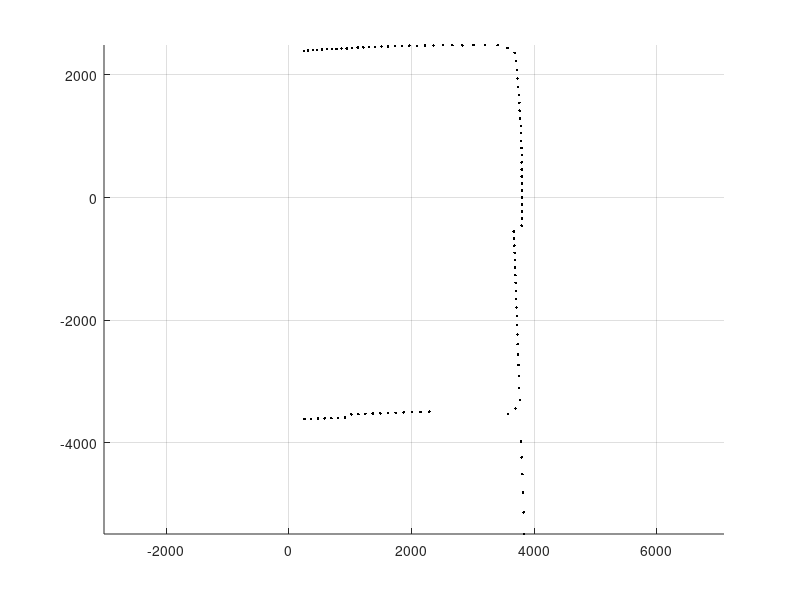

MATLAB code for this plot: (Note: this script raises an error after producing the figure.)
figure(1);zoom on;grid on; hold on; axis equal
plot3(256,-3611,200,'.k')
plot3(365,-3607,200,'.k')
plot3(474,-3603,200,'.k')
plot3(584,-3599,200,'.k')
plot3(694,-3595,200,'.k')
plot3(806,-3592,200,'.k')
plot3(919,-3588,200,'.k')
plot3(1019,-3534,200,'.k')
plot3(1134,-3530,200,'.k')
plot3(1250,-3526,200,'.k')
plot3(1369,-3522,200,'.k')
plot3(1491,-3518,200,'.k')
plot3(1615,-3513,200,'.k')
plot3(1742,-3509,200,'.k')
plot3(1873,-3504,200,'.k')
plot3(2008,-3500,200,'.k')
plot3(2147,-3495,200,'.k')
plot3(2290,-3490,200,'.k')
plot3(3840,-5485,200,'.k')
plot3(3828,-5132,200,'.k')
plot3(3816,-4809,200,'.k')
plot3(3806,-4511,200,'.k')
plot3(3796,-4235,200,'.k')
plot3(3787,-3978,200,'.k')
plot3(3572,-3533,200,'.k')
plot3(3694,-3441,200,'.k')
plot3(3764,-3301,200,'.k')
plot3(3757,-3101,200,'.k')
plot3(3750,-2911,200,'.k')
plot3(3744,-2730,200,'.k')
plot3(3738,-2557,200,'.k')
plot3(3732,-2392,200,'.k')
plot3(3727,-2234,200,'.k')
plot3(3721,-2082,200,'.k')
plot3(3716,-1935,200,'.k')
plot3(3711,-1793,200,'.k')
plot3(3706,-1655,200,'.k')
plot3(3702,-1522,200,'.k')
plot3(3697,-1392,200,'.k')
plot3(3693,-1265,200,'.k')
plot3(3689,-1141,200,'.k')
plot3(3684,-1020,200,'.k')
plot3(3680,-901,200,'.k')
plot3(3676,-784,200,'.k')
plot3(3672,-668,200,'.k')
plot3(3668,-554,200,'.k')
plot3(3796,-458,200,'.k')
plot3(3801,-343,200,'.k')
plot3(3802,-228,200,'.k')
plot3(3802,-114,200,'.k')
plot3(3803,0,200,'.k')
plot3(3803,114,200,'.k')
plot3(3803,228,200,'.k')
plot3(3799,343,200,'.k')
plot3(3798,458,200,'.k')
plot3(3798,574,200,'.k')
plot3(3798,691,200,'.k')
plot3(3794,809,200,'.k')
plot3(3784,926,200,'.k')
plot3(3785,1048,200,'.k')
plot3(3781,1170,200,'.k')
plot3(3771,1292,200,'.k')
plot3(3763,1417,200,'.k')
plot3(3759,1545,200,'.k')
plot3(3749,1674,200,'.k')
plot3(3739,1806,200,'.k')
plot3(3729,1941,200,'.k')
plot3(3719,2080,200,'.k')
plot3(3708,2223,200,'.k')
plot3(3683,2361,200,'.k')
plot3(3564,2438,200,'.k')
plot3(3406,2483,200,'.k')
plot3(3204,2487,200,'.k')
plot3(3012,2486,200,'.k')
plot3(2830,2482,200,'.k')
plot3(2666,2484,200,'.k')
plot3(2510,2483,200,'.k')
plot3(2358,2477,200,'.k')
plot3(2219,2476,200,'.k')
plot3(2087,2474,200,'.k')
plot3(1964,2476,200,'.k')
plot3(1843,2471,200,'.k')
plot3(1727,2467,200,'.k')
plot3(1617,2463,200,'.k')
plot3(1511,2460,200,'.k')
plot3(1409,2456,200,'.k')
plot3(1311,2453,200,'.k')
plot3(1216,2449,200,'.k')
plot3(1124,2446,200,'.k')
plot3(1033,2437,200,'.k')
plot3(945,2431,200,'.k')
plot3(861,2428,200,'.k')
plot3(778,2423,200,'.k')
plot3(699,2422,200,'.k')
plot3(619,2417,200,'.k')
plot3(541,2412,200,'.k')
plot3(465,2407,200,'.k')
plot3(390,2403,200,'.k')
plot3(315,2398,200,'.k')
plot3(242,2389,200,'.k')
h=circle([0 0],200);set(h,'EdgeColor','r');set(h,'LineWidth',1);h=line([0 200], [0 0]);set(h,'Color','r');set(h,'LineWidth',1);
figure(1);plot3(256,-3611,200,'.r')
figure(1);plot3(365,-3607,200,'.r')
figure(1);plot3(474,-3603,200,'.r')
figure(1);plot3(584,-3599,200,'.r')
figure(1);plot3(694,-3595,200,'.r')
figure(1);plot3(806,-3592,200,'.r')
figure(1);plot3(919,-3588,200,'.r')
figure(1);plot3(1019,-3534,200,'.r')
figure(1);plot3(1134,-3530,200,'.r')
figure(1);plot3(1250,-3526,200,'.r')
figure(1);plot3(1369,-3522,200,'.r')
figure(1);plot3(1491,-3518,200,'.r')
figure(1);plot3(1615,-3513,200,'.r')
figure(1);plot3(1742,-3509,200,'.r')
figure(1);plot3(1873,-3504,200,'.r')
figure(1);plot3(2008,-3500,200,'.r')
figure(1);plot3(2147,-3495,200,'.r')
figure(1);plot3(2290,-3490,200,'.r')
figure(1);plot3(3840,-5485,200,'.r')
figure(1);plot3(3828,-5132,200,'.r')
figure(1);plot3(3816,-4809,200,'.r')
figure(1);plot3(3806,-4511,200,'.r')
figure(1);plot3(3796,-4235,200,'.r')
figure(1);plot3(3787,-3978,200,'.r')
figure(1);plot3(3572,-3533,200,'.r')
figure(1);plot3(3694,-3441,200,'.r')
figure(1);plot3(3764,-3301,200,'.r')
figure(1);plot3(3757,-3101,200,'.r')
figure(1);plot3(3750,-2911,200,'.r')
figure(1);plot3(3744,-2730,200,'.r')
figure(1);plot3(3738,-2557,200,'.r')
figure(1);plot3(3732,-2392,200,'.r')
figure(1);plot3(3727,-2234,200,'.r')
figure(1);plot3(3721,-2082,200,'.r')
figure(1);plot3(3716,-1935,200,'.r')
figure(1);plot3(3711,-1793,200,'.r')
figure(1);plot3(3706,-1655,200,'.r')
figure(1);plot3(3702,-1522,200,'.r')
figure(1);plot3(3697,-1392,200,'.r')
figure(1);plot3(3693,-1265,200,'.r')
figure(1);plot3(3689,-1141,200,'.r')
figure(1);plot3(3684,-1020,200,'.r')
figure(1);plot3(3680,-901,200,'.r')
figure(1);plot3(3676,-784,200,'.r')
figure(1);plot3(3672,-668,200,'.r')
figure(1);plot3(3668,-554,200,'.r')
figure(1);plot3(3796,-458,200,'.r')
figure(1);plot3(3801,-343,200,'.r')
figure(1);plot3(3802,-228,200,'.r')
figure(1);plot3(3802,-114,200,'.r')
figure(1);plot3(3803,0,200,'.r')
figure(1);plot3(3803,114,200,'.r')
figure(1);plot3(3803,228,200,'.r')
figure(1);plot3(3799,343,200,'.r')
figure(1);plot3(3798,458,200,'.r')
figure(1);plot3(3798,574,200,'.r')
figure(1);plot3(3798,691,200,'.r')
figure(1);plot3(3794,809,200,'.r')
figure(1);plot3(3784,926,200,'.r')
figure(1);plot3(3785,1048,200,'.r')
figure(1);plot3(3781,1170,200,'.r')
figure(1);plot3(3771,1292,200,'.r')
figure(1);plot3(3763,1417,200,'.r')
figure(1);plot3(3759,1545,200,'.r')
figure(1);plot3(3749,1674,200,'.r')
figure(1);plot3(3739,1806,200,'.r')
figure(1);plot3(3729,1941,200,'.r')
figure(1);plot3(3719,2080,200,'.r')
figure(1);plot3(3708,2223,200,'.r')
figure(1);plot3(3683,2361,200,'.r')
figure(1);plot3(3564,2438,200,'.r')
figure(1);plot3(3406,2483,200,'.r')
figure(1);plot3(3204,2487,200,'.r')
figure(1);plot3(3012,2486,200,'.r')
figure(1);plot3(2830,2482,200,'.r')
figure(1);plot3(2666,2484,200,'.r')
figure(1);plot3(2510,2483,200,'.r')
figure(1);plot3(2358,2477,200,'.r')
figure(1);plot3(2219,2476,200,'.r')
figure(1);plot3(2087,2474,200,'.r')
figure(1);plot3(1964,2476,200,'.r')
figure(1);plot3(1843,2471,200,'.r')
figure(1);plot3(1727,2467,200,'.r')
figure(1);plot3(1617,2463,200,'.r')
figure(1);plot3(1511,2460,200,'.r')
figure(1);plot3(1409,2456,200,'.r')
figure(1);plot3(1311,2453,200,'.r')
figure(1);plot3(1216,2449,200,'.r')
figure(1);plot3(1124,2446,200,'.r')
figure(1);plot3(1033,2437,200,'.r')
figure(1);plot3(945,2431,200,'.r')
figure(1);plot3(861,2428,200,'.r')
figure(1);plot3(778,2423,200,'.r')
figure(1);plot3(699,2422,200,'.r')
figure(1);plot3(619,2417,200,'.r')
figure(1);plot3(541,2412,200,'.r')
figure(1);plot3(465,2407,200,'.r')
figure(1);plot3(390,2403,200,'.r')
figure(1);plot3(3754,-5485,200,'sb')
figure(1);plot3(3745,2361,200,'sb')
figure(1);plot3(3682,2473,200,'sb')
figure(1);plot3(541,2439,200,'sb')
figure(1);plot3(256,-3611,200,'sb')
figure(1);plot3(315,2398,200,'sb')
figure(1);plot(-3745,0,200,'^b')
figure(1);x=[-3744,949878,0,000000]; P=[225,442697 0,000003;0,000003 512,125963]; L=make_landmark_covariance_ellipse(x,P);x=L(2,:);y=L(1,:);plot(y,x)
